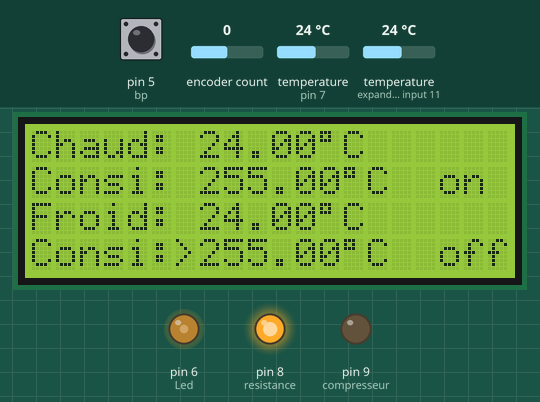
Simulated run of this sketch. Board: Arduino Uno, built with avr-gcc and run on an emulated ATmega328P. Parts: 20×4 character LCD, output pins drawn as LEDs (lit = HIGH). Inputs (shaded band) come from the test bench; at power-on: temperature (sensors on pin 7, expander input 11) 24 °C, pin 5 (bp) HIGH, encoder count 0. EEPROM starts erased; what the sketch prints to the serial monitor is not drawn.

Above: at 7.2 s.
7.3 s: temperature (sensor on pin 7) set to 25.8 °C
8.9 s: pin 5 (bp) pulled LOW for 3.2 s
At 9.8 s:
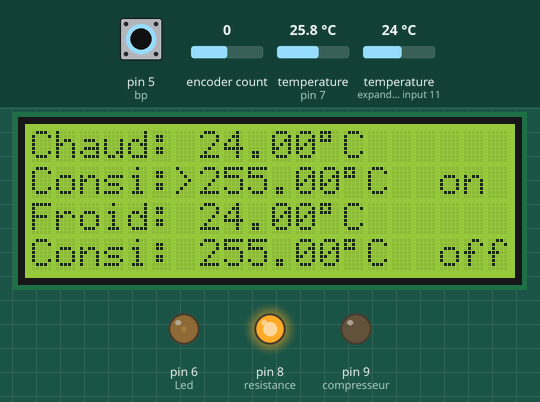
At 13.0 s:
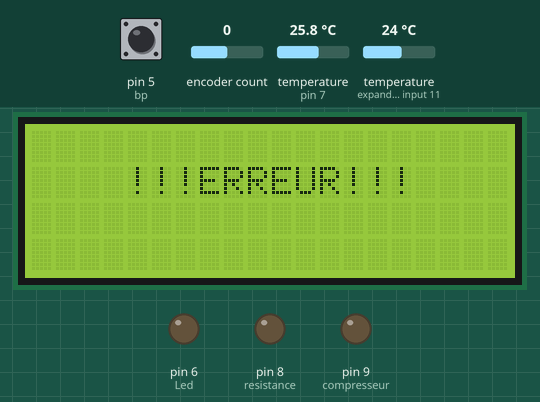
Timing chart, 0 to 22.4 s (numbered marks = the images above; inputs shaded):
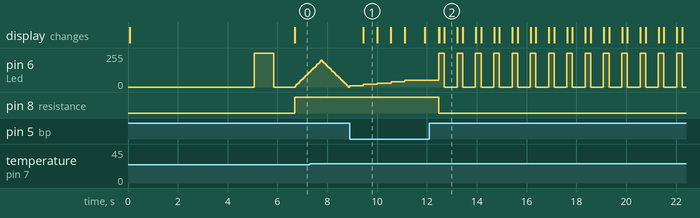

Measured:
- after the input at 8.9 s, pin 8 (resistance): HIGH → LOW after 3.6 s instead of 2.8 s; the display: changes after 0.54 s (image 1)
- by itself, pin 6 (Led): ramps from 0/255 to 255/255 and jumps back, once every 0.73 s
- what the display in image 2 shows lasts 0.5 s, from 12.7 s to 13.2 s

The sketch:

sketch.ino
```cpp
/*
*/
#include "EEPROM.h"
#include <avr/wdt.h>
#include <Wire.h>
#include <LiquidCrystal_I2C.h>
LiquidCrystal_I2C lcd(0x25, 20, 4);
#include <OneWire.h>
#include <DallasTemperature.h>
OneWire oneWire(7);
DallasTemperature sensors(& oneWire);
DeviceAddress sondeRouge =
{
  0x28, 0x66, 0x1F, 0x79, 0x97, 0x18, 0x03, 0x6D
};

DeviceAddress sondeVerte =
{
  0x28, 0xEE, 0xBA, 0x79, 0x97, 0x18, 0x03, 0xC7
};

#include <Encoder.h>
Encoder myEnc(3, 2);
#define bp 5
byte etatBp;
float position;
#define resistance 8
#define compresseur 9
byte choix;
boolean etatDuChoix = false;
boolean choixFlag = false;
boolean FlagErreur = false;
unsigned long previousMillis = 0;
const long intervalAffichageTemperature = 5000;
float tempChauffe, tempFroid;
float consigneresistance = 22;
float consigneFroid = 2;
float hysteresyFroid = 0.50;
float hysteresyresistance = 0.50;
#define Led 6
int brightness = 0;
int fadeAmount = 10;
int caseFroid = 80;
int caseChaud = 90;
void setup()
{
  wdt_enable(WDTO_8S);
  lcd.init();
  lcd.backlight();
  Serial.begin(9600);
  sensors.setResolution(sondeRouge, 12);
  sensors.setResolution(sondeVerte, 12);
  pinMode(bp, INPUT_PULLUP);
  pinMode(resistance, OUTPUT);
  pinMode(compresseur, OUTPUT);
  pinMode(Led, OUTPUT);
  delay(5000);
  digitalWrite(resistance, LOW);
  digitalWrite(compresseur, LOW);
  digitalWrite(Led, HIGH);
  sensors.requestTemperatures();
  tempChauffe = sensors.getTempC(sondeRouge);
  tempFroid = sensors.getTempC(sondeVerte);
  Serial.println(tempChauffe);
  Serial.println(tempFroid);
  // EEPROM
  consigneresistance = EEPROM.read(caseChaud);
  consigneFroid = EEPROM.read(caseFroid);
}

void loop()
{
  wdt_reset();
  if (tempChauffe > 25 || tempFroid < 0 || tempChauffe < -50 && FlagErreur == 0)
  {
    digitalWrite(Led, LOW);
    digitalWrite(resistance, LOW);
    digitalWrite(compresseur, LOW);
    erreur();
  }
  else
  {
    FlagErreur = 1;
    fade();
    affichagelcd();
    consigneElement();
    choixEtEEprom();
  }
  delay(10);
}

void erreur()
{
  digitalWrite(Led, 1);
  lcd.setCursor(6, 1);
  lcd.print("        ");
  lcd.clear();
  delay(200);
  lcd.setCursor(4, 1);
  lcd.print("!!!ERREUR!!! ");
  digitalWrite(Led, 0);
  delay(500);
}

void fade()
{
  analogWrite(Led, brightness);
  brightness = brightness + fadeAmount;
  if (brightness <= 0 || brightness >= 200)
  {
    fadeAmount = -fadeAmount;
  }
}

void choixEtEEprom()
{
  etatBp = digitalRead(bp);
  if (etatBp == LOW)
  {
    etatDuChoix = !etatDuChoix;
    delay(500);
    choixFlag = 0;
  }
  if (etatDuChoix == 0)
  {
    if (choixFlag == 0)
    {
      myEnc.write(consigneFroid * 4);
      EEPROM.write(caseChaud, consigneresistance);
      choixFlag = 1;
    }
    lcd.setCursor(6, 1);
    lcd.print(" ");
    lcd.setCursor(6, 3);
    lcd.print((char) 62);
    consigneFroid = myEnc.read() / 4;
  }
  else
  {
    // chauffe
    if (choixFlag == 0)
    {
      myEnc.write(consigneresistance * 4);
      EEPROM.write(caseFroid, consigneFroid);
      choixFlag = 1;
    }
    lcd.setCursor(6, 3);
    lcd.print(" ");
    lcd.setCursor(6, 1);
    lcd.print((char) 62);
    consigneresistance = myEnc.read() / 4;
  }
}

void affichagelcd()
{
  unsigned long currentMillis = millis();
  if (currentMillis - previousMillis >= intervalAffichageTemperature)
  {
    sensors.requestTemperatures();
    tempChauffe = sensors.getTempC(sondeRouge);
    tempFroid = sensors.getTempC(sondeVerte);
    lcd.setCursor(0, 0);
    lcd.print("Chaud: ");
    lcd.print(tempChauffe);
    lcd.print((char) 223);
    lcd.print("C");
    lcd.print("  ");
    lcd.setCursor(0, 2);
    lcd.print("Froid: ");
    lcd.print(tempFroid);
    lcd.print((char) 223);
    lcd.print("C");
    lcd.print("  ");
    previousMillis = currentMillis;
  }
  lcd.setCursor(0, 1);
  lcd.print("Consi:");
  lcd.setCursor(7, 1);
  if (consigneresistance < 10)
  {
    lcd.print('0');
  }
  lcd.print(consigneresistance);
  lcd.print((char) 223);
  lcd.print("C");
  lcd.print("  ");
  lcd.setCursor(0, 3);
  lcd.print("Consi:");
  lcd.setCursor(7, 3);
  if (consigneFroid < 10)
  {
    lcd.print('0');
  }
  lcd.print(consigneFroid);
  lcd.print((char) 223);
  lcd.print("C");
  lcd.print("  ");
}

void consigneElement()
{
  if (tempFroid <= consigneFroid - hysteresyFroid)
  {
    digitalWrite(compresseur, 0);
    lcd.setCursor(17, 3);
    lcd.print("off");
  }
  if (tempFroid >= consigneFroid + hysteresyFroid)
  {
    digitalWrite(compresseur, 1);
    lcd.setCursor(17, 3);
    lcd.print("on ");
  }
  if (tempChauffe >= consigneresistance + hysteresyresistance)
  {
    digitalWrite(resistance, 0);
    lcd.setCursor(17, 1);
    lcd.print("off");
  }
  // 18             20.       .25
  if (tempChauffe <= consigneresistance - hysteresyresistance)
  {
    digitalWrite(resistance, 1);
    lcd.setCursor(17, 1);
    lcd.print("on ");
  }
}

void reboot()
{
  while (1);
}
```
